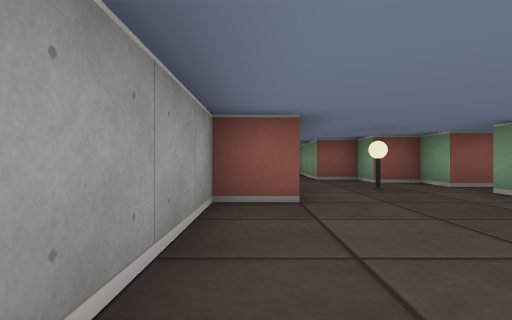
[1] (above)

16 first-person views from a walk through a cub3D level. The camera is about half as high as the walls, looks level and sees 80° across. The floor is counted in squares. Each view is taken from the middle of a square. On the plan, view 1 faces up. The plan holds only what a view shows up to about 9 squares ahead; the rest is blank. The place goes on beyond the plan.

[2]
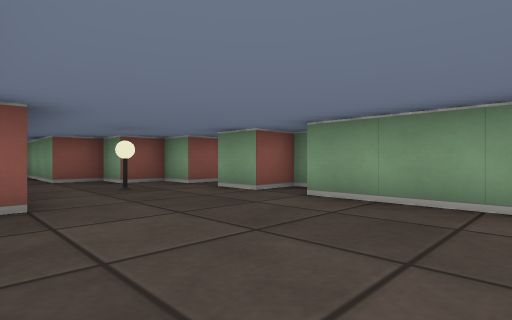

[3]
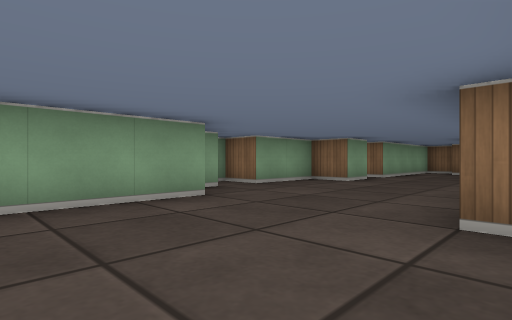

[4]
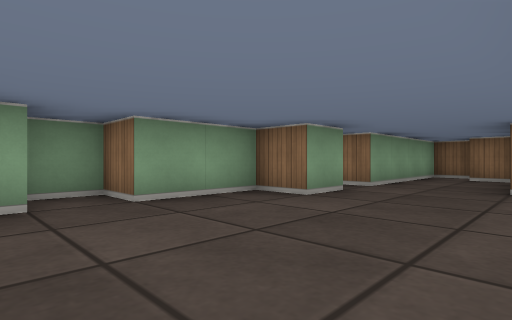

[5]
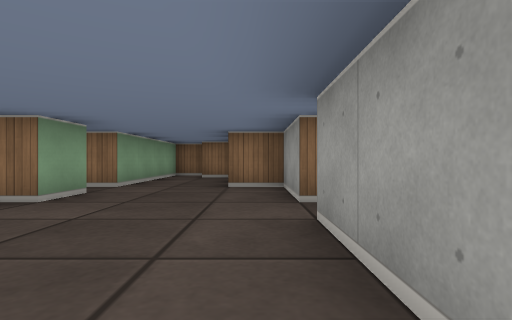

[6]
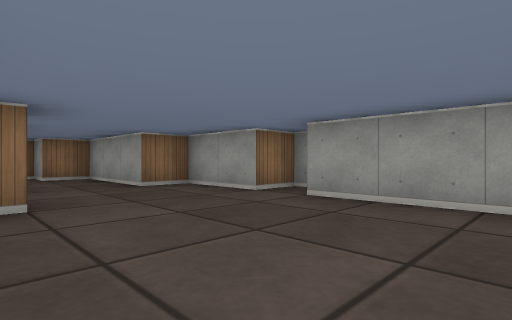

[7]
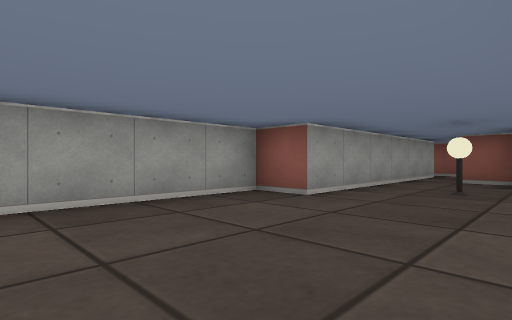

[8]
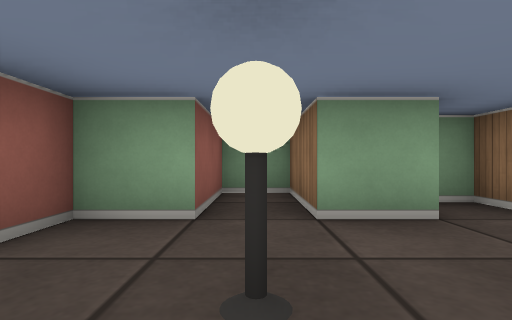

[9]
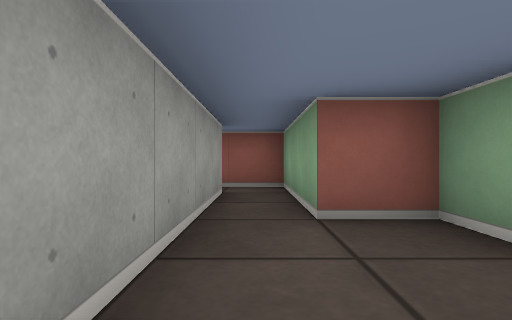

[10]
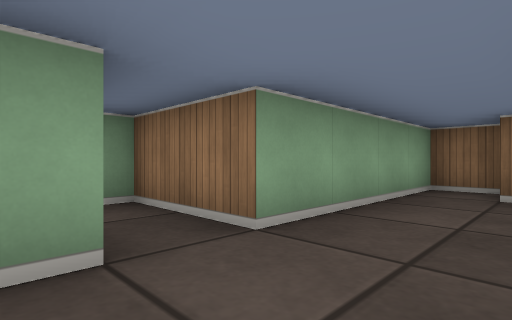

[11]
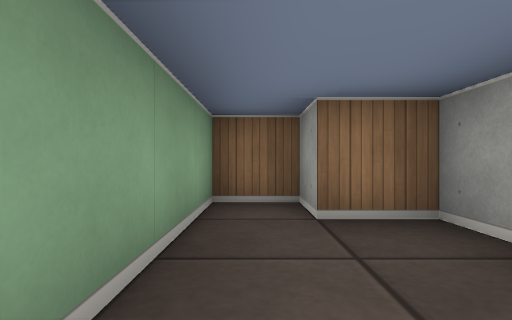

[12]
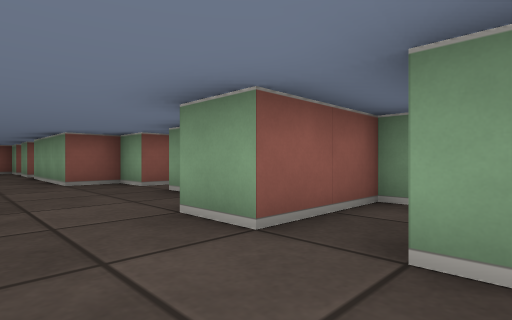

[13]
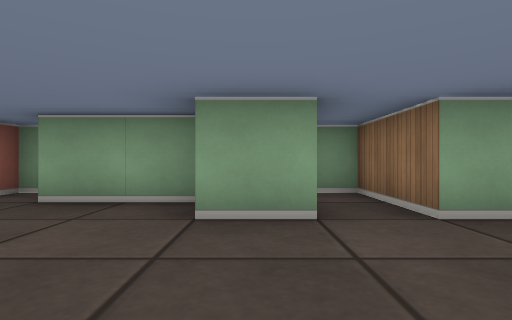

[14]
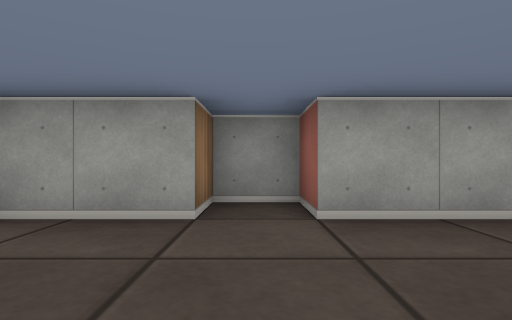

[15]
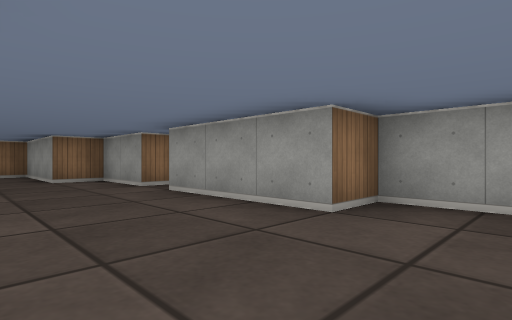

[16]
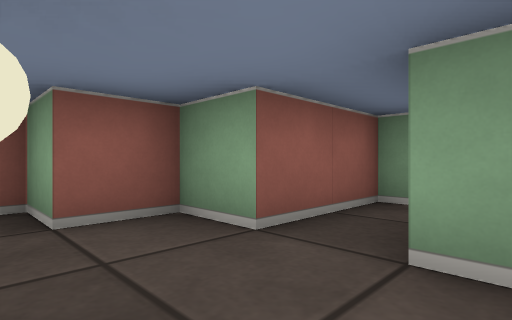

### Floor plan
Points are (right, up) in squares from view 1. A wall is a line through its corners. A room is listed if a view was taken in it or the views show most of it. See-through windows are left out.
Room 1 (views 1, 2, 3, 4, 5, 6, 7, 8, 9, 10, 11, 12, 13, 14, 15, 16)
walls: (3.9, 2.5) (4.5, 2.5) (4.5, 3.5) (3.5, 3.5) (3.5, 4.5) (5.5, 4.5) (5.5, 5.5) (3.5, 5.5) (3.5, 6.5) (2.5, 6.5) (2.5, 7.5) (1.5, 7.5) (1.5, 10.5) (0.4, 10.5); (0.5, 9.5) (0.5, 3.5) (-0.5, 3.5) (-0.5, -0.5) (0.5, -0.5) (0.5, -3.5) (-0.5, -3.5) (-0.5, -4.5) (0.5, -4.5) (0.5, -6.5) (1.5, -6.5) (1.5, -9.5) (2.5, -9.5) (2.5, -10.5) (3.5, -10.5) (3.5, -6.5) (5.5, -6.5) (5.5, -5.5) (3.5, -5.5) (3.5, -4.5) (4.5, -4.5) (4.5, -2.5) (5.5, -2.5) (5.5, -1.5) (4.5, -1.5) (4.5, -0.5) (3.5, -0.5) (3.5, 2.5)
objects: lamp (2, 5)

Positions as (right, up) in squares from view 1, and headings:
1: (0, 0), facing up
2: (0, 0), facing up-right
3: (0, 2), facing down-right
4: (1, -1), facing down-right
5: (1, -1), facing down
6: (4, -1), facing down-left
7: (3, 0), facing up-left
8: (1, 5), facing right
9: (1, 5), facing up
10: (2, -5), facing down-right
11: (3, -7), facing down
12: (2, -7), facing up-right
13: (1, -5), facing right
14: (3, -4), facing left
15: (3, 1), facing down-left
16: (2, 4), facing up-right
